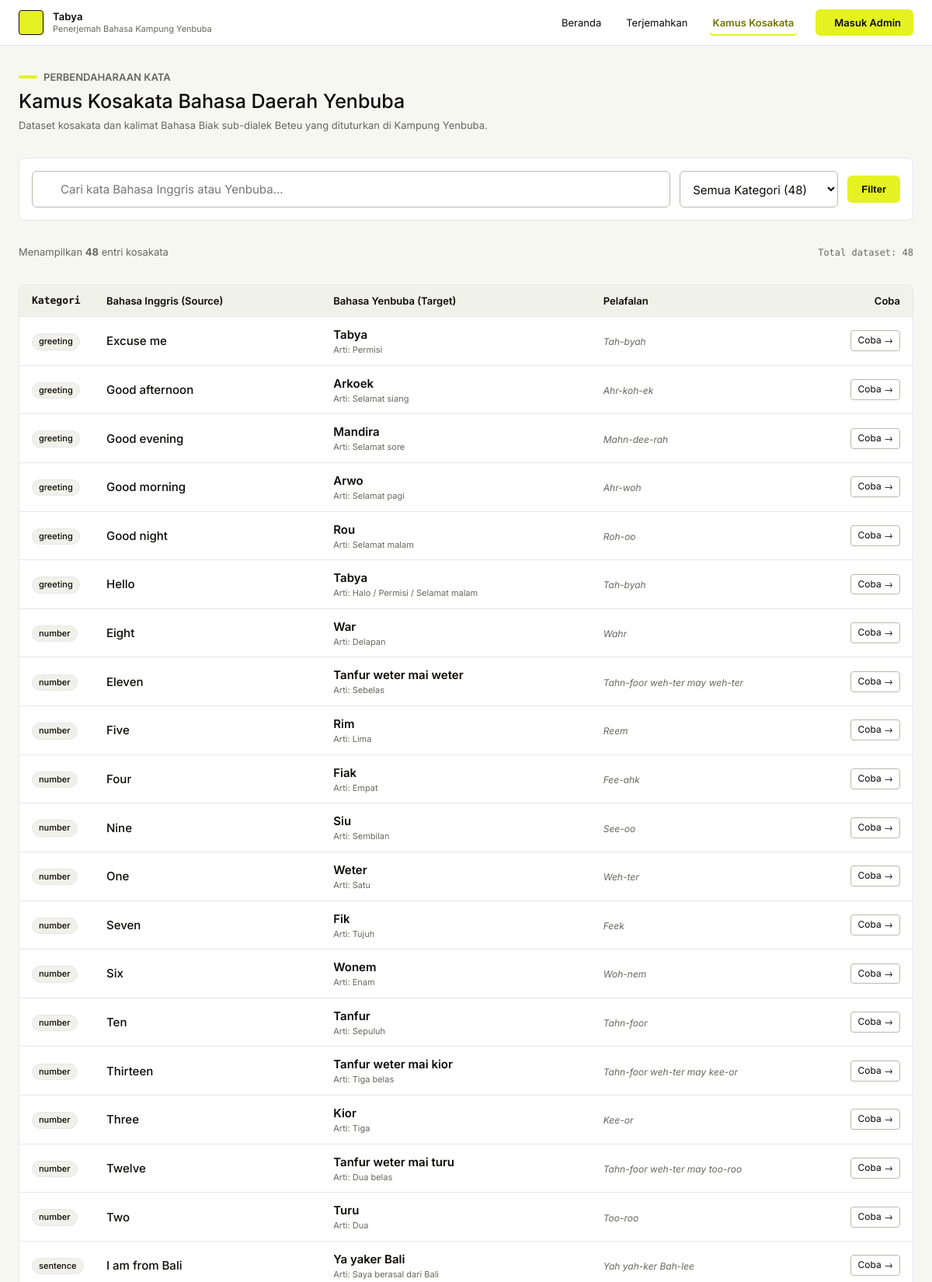
/dictionary.php (upper part), run on the app's committed database.
### tables this page shows
CREATE TABLE `datasets` (
  `id` int NOT NULL AUTO_INCREMENT,
  `category` enum('greeting','number','sentence','word','phrase') NOT NULL DEFAULT 'word',
  `english_text` varchar(255) NOT NULL,
  `yenbuba_text` varchar(255) NOT NULL,
  `indonesia_text` varchar(255) DEFAULT NULL,
  `pronunciation` varchar(255) DEFAULT NULL,
  `notes` text,
  `created_at` timestamp NULL DEFAULT CURRENT_TIMESTAMP,
  `updated_at` timestamp NULL DEFAULT CURRENT_TIMESTAMP ON UPDATE CURRENT_TIMESTAMP,
  PRIMARY KEY (`id`),
  KEY `idx_category` (`category`),
  KEY `idx_english` (`english_text`)
);

### dictionary.php (the view, shortened to what this page needs)
<?php
$conn = get_db_connection();
$search = trim($_GET['q'] ?? '');
$sql = "SELECT id, category, english_text, yenbuba_text, indonesia_text, pronunciation, notes FROM datasets WHERE 1=1";
$sql .= " ORDER BY category ASC, english_text ASC";
$stmt = $conn->prepare($sql);
$stmt->execute();
$items = $stmt->get_result()->fetch_all(MYSQLI_ASSOC);
$countRes = $conn->query("SELECT category, COUNT(*) as count FROM datasets GROUP BY category");
$totalRows = 0;
while ($row = $countRes->fetch_assoc()) {
    $totalRows += $row['count'];
}
?>
<!DOCTYPE html>
<html lang="id">
<head>
  <link rel="stylesheet" href="assets/css/style.css">
</head>
<body>
  <header class="shell-header">
    <div class="container shell-header__inner">
      <a href="index.php" class="brand-link">
        <span class="brand-badge" aria-hidden="true">
        </span>
        <div class="brand-meta">
          <span class="brand-title">Tabya</span>
          <span class="brand-sub">Penerjemah Bahasa Kampung Yenbuba</span>
        </div>
      </a>
      <nav aria-label="Navigasi utama" class="shell-nav">
        <a href="index.php" class="nav-link">Beranda</a>
        <a href="translate.php" class="nav-link">Terjemahkan</a>
        <a href="dictionary.php" class="nav-link" aria-current="page">Kamus Kosakata</a>
        <a href="admin/login.php" class="btn-admin-cta">
          Masuk Admin
        </a>
      </nav>
    </div>
  </header>
  <main class="container" style="display: flex; flex-direction: column; gap: var(--space-8); padding-top: var(--space-8); padding-bottom: var(--space-16);">
    <div style="display: flex; flex-direction: column; gap: var(--space-2);">
      <div style="display: flex; align-items: center; gap: var(--space-2);">
        <span aria-hidden="true" style="display: block; width: 24px; height: 4px; background: var(--color-primary); border-radius: var(--radius-compact);"></span>
        <span class="text-label-md" style="color: var(--color-text-muted); text-transform: uppercase;">Perbendaharaan Kata</span>
      </div>
      <h1 class="text-heading-md" style="margin: 0;">Kamus Kosakata Bahasa Daerah Yenbuba</h1>
      <p class="text-body-sm" style="margin: 0; color: var(--color-text-muted);">
        Dataset kosakata dan kalimat Bahasa Biak sub-dialek Beteu yang dituturkan di Kampung Yenbuba.
      </p>
    </div>
    <form action="dictionary.php" method="GET" style="display: flex; flex-wrap: wrap; gap: var(--space-3); padding: var(--space-4); background: var(--color-surface); border: 1px solid var(--color-border); border-radius: var(--radius-card); align-items: center;">
      <div style="flex: 1; min-width: 240px; position: relative;">
        <input
          type="text"
          name="q"
          value="<?= htmlspecialchars($search) ?>"
          placeholder="Cari kata Bahasa Inggris atau Yenbuba..."
          class="form-input-control"
          style="padding-left: 36px;">
      </div>
      <select name="cat" class="form-input-control" style="width: auto; min-width: 180px; cursor: pointer;">
        <option value="">Semua Kategori (<?= $totalRows ?>)</option>
      </select>
      <button type="submit" class="btn-primary" style="padding: 10px 18px;">
        Filter
      </button>
    </form>
    <div style="display: flex; justify-content: space-between; align-items: baseline;">
      <span class="text-body-sm" style="color: var(--color-text-muted);">
        Menampilkan <strong><?= count($items) ?></strong> entri kosakata
      </span>
      <span class="text-caption font-mono" style="color: var(--color-text-muted);">
        Total dataset: <?= $totalRows ?>
      </span>
    </div>
    <div class="ledger-table-wrap">
      <div style="display: grid; grid-template-columns: 80px minmax(0, 1fr) minmax(0, 1.2fr) minmax(0, 1fr) 90px; gap: var(--space-4); padding: var(--space-3) var(--space-4); background: var(--color-surface-muted); border-bottom: 1px solid var(--color-border);" class="dict-headrow">
        <span class="text-label-md font-mono">Kategori</span>
        <span class="text-label-md">Bahasa Inggris (Source)</span>
        <span class="text-label-md">Bahasa Yenbuba (Target)</span>
        <span class="text-label-md">Pelafalan</span>
        <span class="text-label-md" style="text-align: right;">Coba</span>
      </div>
      <div>
        <?php if (empty($items)): ?>
          <div style="padding: var(--space-8); text-align: center; color: var(--color-text-muted);">
            Kosakata tidak ditemukan. Silakan ganti kata kunci atau pilih kategori lain.
          </div>
        <?php else: ?>
          <?php foreach ($items as $item): ?>
            <div style="display: grid; grid-template-columns: 80px minmax(0, 1fr) minmax(0, 1.2fr) minmax(0, 1fr) 90px; gap: var(--space-4); align-items: center; padding: var(--space-3) var(--space-4); border-bottom: 1px solid var(--color-border); background: var(--color-surface);">
              <div>
                <span class="status-pill"><?= htmlspecialchars($item['category']) ?></span>
              </div>
              <span class="text-body-md" style="font-weight: var(--weight-medium);"><?= htmlspecialchars($item['english_text']) ?></span>
              <div>
                <div class="text-body-md" style="font-weight: var(--weight-semibold); color: var(--color-text);"><?= htmlspecialchars($item['yenbuba_text']) ?></div>
                <?php if (!empty($item['indonesia_text'])): ?>
                  <div class="text-caption" style="color: var(--color-text-muted); font-size: 11px; margin-top: 2px;">
                    Arti: <?= htmlspecialchars($item['indonesia_text']) ?>
                  </div>
                <?php endif; ?>
              </div>
              <div>
                <span class="text-caption" style="font-style: italic; color: var(--color-text-muted);">
                  <?= htmlspecialchars($item['pronunciation'] ?: '-') ?>
                </span>
              </div>
              <div style="text-align: right;">
                <a href="translate.php?q=<?= urlencode($item['english_text']) ?>" class="btn-secondary-quiet" style="font-size: 12px; padding: 4px 8px;">
                  Coba &rarr;
                </a>
              </div>
            </div>
          <?php endforeach; ?>
        <?php endif; ?>
      </div>
    </div>
  </main>
</body>
</html>

### data on the page
datasets: category "greeting", english_text "Excuse me", yenbuba_text "Tabya", indonesia_text "Permisi", pronunciation "Tah-byah"
datasets: category "greeting", english_text "Good afternoon", yenbuba_text "Arkoek", indonesia_text "Selamat siang", pronunciation "Ahr-koh-ek"
datasets: category "greeting", english_text "Good evening", yenbuba_text "Mandira", indonesia_text "Selamat sore", pronunciation "Mahn-dee-rah"
datasets: category "greeting", english_text "Good morning", yenbuba_text "Arwo", indonesia_text "Selamat pagi", pronunciation "Ahr-woh"
datasets: category "greeting", english_text "Good night", yenbuba_text "Rou", indonesia_text "Selamat malam", pronunciation "Roh-oo"
datasets: category "greeting", english_text "Hello", yenbuba_text "Tabya", indonesia_text "Halo / Permisi / Selamat malam", pronunciation "Tah-byah"
datasets: category "number", english_text "Eight", yenbuba_text "War", indonesia_text "Delapan", pronunciation "Wahr"
datasets: category "number", english_text "Eleven", yenbuba_text "Tanfur weter mai weter", indonesia_text "Sebelas", pronunciation "Tahn-foor weh-ter may weh-ter"
datasets: category "number", english_text "Five", yenbuba_text "Rim", indonesia_text "Lima", pronunciation "Reem"
datasets: category "number", english_text "Four", yenbuba_text "Fiak", indonesia_text "Empat", pronunciation "Fee-ahk"
datasets: category "number", english_text "Nine", yenbuba_text "Siu", indonesia_text "Sembilan", pronunciation "See-oo"
datasets: category "number", english_text "One", yenbuba_text "Weter", indonesia_text "Satu", pronunciation "Weh-ter"
datasets: category "number", english_text "Seven", yenbuba_text "Fik", indonesia_text "Tujuh", pronunciation "Feek"
datasets: category "number", english_text "Six", yenbuba_text "Wonem", indonesia_text "Enam", pronunciation "Woh-nem"
datasets: category "number", english_text "Ten", yenbuba_text "Tanfur", indonesia_text "Sepuluh", pronunciation "Tahn-foor"
datasets: category "number", english_text "Thirteen", yenbuba_text "Tanfur weter mai kior", indonesia_text "Tiga belas", pronunciation "Tahn-foor weh-ter may kee-or"
datasets: category "number", english_text "Three", yenbuba_text "Kior", indonesia_text "Tiga", pronunciation "Kee-or"
datasets: category "number", english_text "Twelve", yenbuba_text "Tanfur weter mai turu", indonesia_text "Dua belas", pronunciation "Tahn-foor weh-ter may too-roo"
datasets: category "number", english_text "Two", yenbuba_text "Turu", indonesia_text "Dua", pronunciation "Too-roo"
datasets: category "sentence", english_text "I am from Bali", yenbuba_text "Ya yaker Bali", indonesia_text "Saya berasal dari Bali", pronunciation "Yah yah-ker Bah-lee"

### other printed values
count($items) "48"
$totalRows "48"
